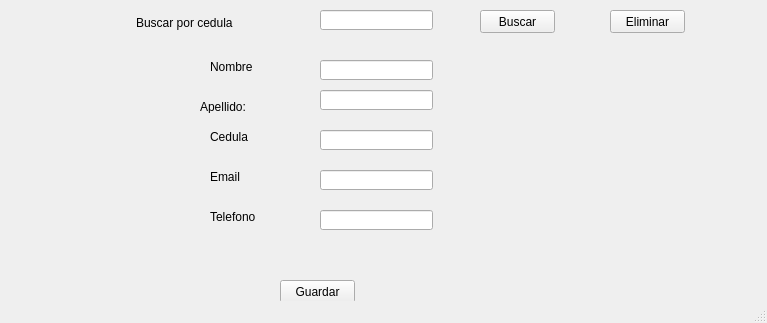
<?xml version="1.0" encoding="UTF-8"?>
<ui version="4.0">
 <class>vtn_Persona_modificar</class>
 <widget class="QMainWindow" name="vtn_Persona_modificar">
  <property name="geometry">
   <rect>
    <x>0</x>
    <y>0</y>
    <width>767</width>
    <height>323</height>
   </rect>
  </property>
  <property name="windowTitle">
   <string>Persona</string>
  </property>
  <widget class="QWidget" name="centralwidget">
   <widget class="QLineEdit" name="txt_nombre">
    <property name="geometry">
     <rect>
      <x>320</x>
      <y>60</y>
      <width>113</width>
      <height>20</height>
     </rect>
    </property>
    <property name="maxLength">
     <number>50</number>
    </property>
   </widget>
   <widget class="QLineEdit" name="txt_cedula">
    <property name="geometry">
     <rect>
      <x>320</x>
      <y>130</y>
      <width>113</width>
      <height>20</height>
     </rect>
    </property>
    <property name="maxLength">
     <number>10</number>
    </property>
   </widget>
   <widget class="QLineEdit" name="txt_email">
    <property name="geometry">
     <rect>
      <x>320</x>
      <y>170</y>
      <width>113</width>
      <height>20</height>
     </rect>
    </property>
    <property name="maxLength">
     <number>100</number>
    </property>
   </widget>
   <widget class="QLineEdit" name="txt_telefono">
    <property name="geometry">
     <rect>
      <x>320</x>
      <y>210</y>
      <width>113</width>
      <height>20</height>
     </rect>
    </property>
    <property name="maxLength">
     <number>10</number>
    </property>
   </widget>
   <widget class="QPushButton" name="btn_guardar">
    <property name="geometry">
     <rect>
      <x>280</x>
      <y>280</y>
      <width>75</width>
      <height>23</height>
     </rect>
    </property>
    <property name="text">
     <string>Guardar</string>
    </property>
   </widget>
   <widget class="QLabel" name="lbl_nombre">
    <property name="geometry">
     <rect>
      <x>210</x>
      <y>60</y>
      <width>47</width>
      <height>13</height>
     </rect>
    </property>
    <property name="text">
     <string>Nombre</string>
    </property>
   </widget>
   <widget class="QLabel" name="lbl_cedula">
    <property name="geometry">
     <rect>
      <x>210</x>
      <y>130</y>
      <width>47</width>
      <height>13</height>
     </rect>
    </property>
    <property name="text">
     <string>Cedula</string>
    </property>
   </widget>
   <widget class="QLabel" name="lbl_email">
    <property name="geometry">
     <rect>
      <x>210</x>
      <y>170</y>
      <width>47</width>
      <height>13</height>
     </rect>
    </property>
    <property name="text">
     <string>Email</string>
    </property>
   </widget>
   <widget class="QLabel" name="lbl_telefono">
    <property name="geometry">
     <rect>
      <x>210</x>
      <y>210</y>
      <width>47</width>
      <height>13</height>
     </rect>
    </property>
    <property name="text">
     <string>Telefono</string>
    </property>
   </widget>
   <widget class="QLabel" name="lbl_apellido">
    <property name="geometry">
     <rect>
      <x>200</x>
      <y>100</y>
      <width>47</width>
      <height>13</height>
     </rect>
    </property>
    <property name="text">
     <string>Apellido:</string>
    </property>
   </widget>
   <widget class="QLineEdit" name="txt_apellido">
    <property name="geometry">
     <rect>
      <x>320</x>
      <y>90</y>
      <width>113</width>
      <height>20</height>
     </rect>
    </property>
   </widget>
   <widget class="QLabel" name="lbl_buscar_cedula">
    <property name="geometry">
     <rect>
      <x>136</x>
      <y>12</y>
      <width>111</width>
      <height>21</height>
     </rect>
    </property>
    <property name="text">
     <string>Buscar por cedula</string>
    </property>
   </widget>
   <widget class="QLineEdit" name="txt_buscar_cedula">
    <property name="geometry">
     <rect>
      <x>320</x>
      <y>10</y>
      <width>113</width>
      <height>20</height>
     </rect>
    </property>
   </widget>
   <widget class="QPushButton" name="btn_buscar">
    <property name="geometry">
     <rect>
      <x>480</x>
      <y>10</y>
      <width>75</width>
      <height>23</height>
     </rect>
    </property>
    <property name="text">
     <string>Buscar</string>
    </property>
   </widget>
   <widget class="QPushButton" name="btn_eliminar">
    <property name="geometry">
     <rect>
      <x>610</x>
      <y>10</y>
      <width>75</width>
      <height>23</height>
     </rect>
    </property>
    <property name="text">
     <string>Eliminar</string>
    </property>
   </widget>
  </widget>
  <widget class="QStatusBar" name="stb_estado"/>
 </widget>
 <resources/>
 <connections/>
</ui>
